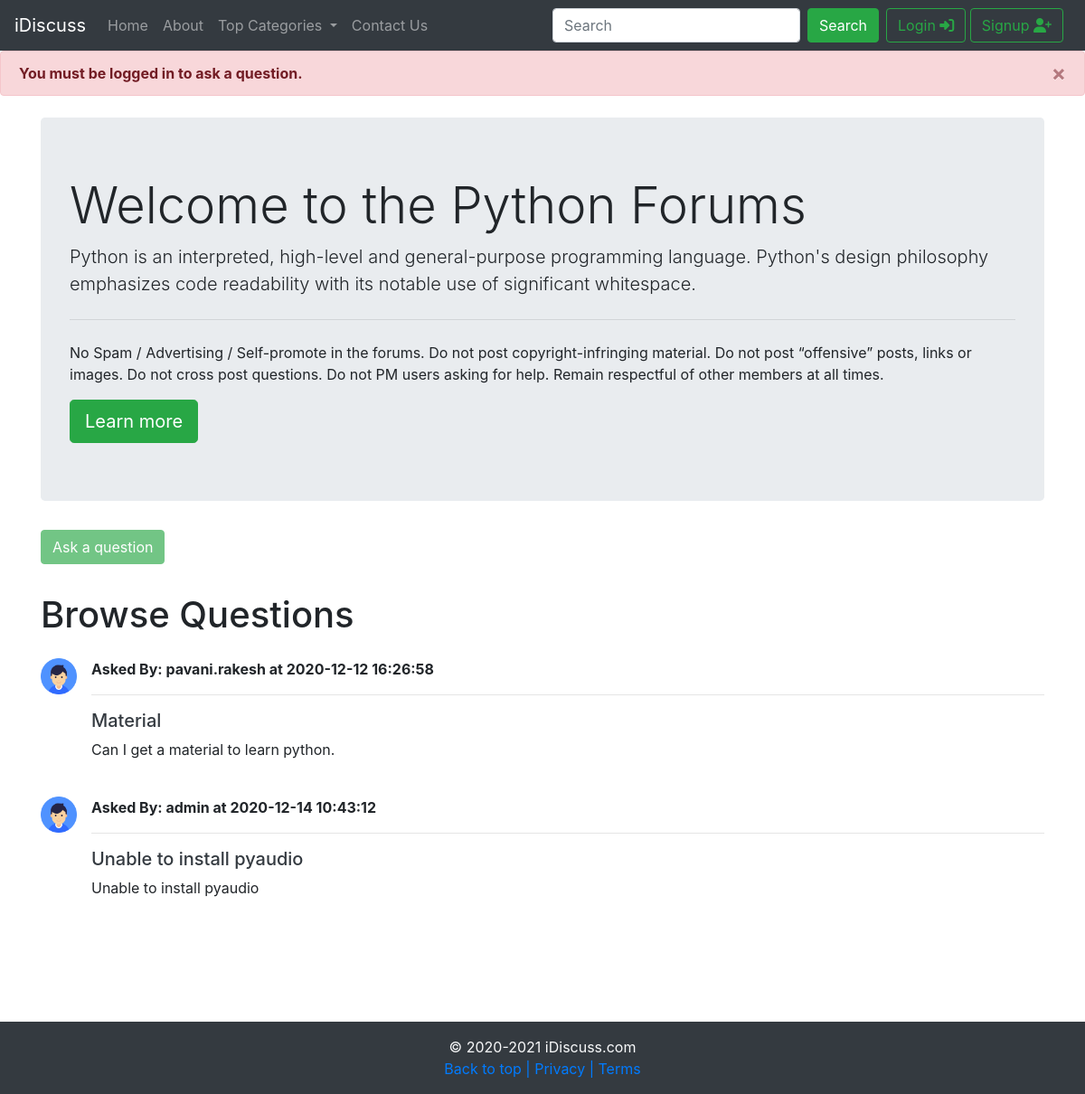
The app's page /threadlist.php?catid=1 with its own data.
### tables this page shows
CREATE TABLE `categories` (
  `category_id` int(8) NOT NULL,
  `category_name` varchar(255) NOT NULL,
  `category_description` varchar(255) NOT NULL,
  `created` datetime NOT NULL DEFAULT current_timestamp()
);

CREATE TABLE `threads` (
  `thread_id` int(11) NOT NULL,
  `thread_title` varchar(255) NOT NULL,
  `thread_desc` text NOT NULL,
  `thread_cat_id` int(11) NOT NULL,
  `thread_user_id` int(11) NOT NULL,
  `timestamp` datetime NOT NULL DEFAULT current_timestamp()
);

CREATE TABLE `users` (
  `sno` int(11) NOT NULL,
  `username` varchar(30) NOT NULL,
  `password` varchar(255) NOT NULL,
  `timestamp` datetime NOT NULL DEFAULT current_timestamp()
);

### threadlist.php (the view, shortened to what this page needs)
<!doctype html>
<html lang="en">
<head>
    <link rel="stylesheet" href="https://cdn.jsdelivr.net/npm/bootstrap@4.5.3/dist/css/bootstrap.min.css"
>
</head>
<body>
    <?php include "partials/_nav.php"; ?>
    <?php
    if(isset($_SESSION['loggedin']) && $_SESSION['loggedin'] == true){
    }
    else{
        echo '<div class="alert alert-danger alert-dismissible fade show" role="alert">
        <strong>You must be logged in to ask a question.</strong>
        <button type="button" class="close" data-dismiss="alert" aria-label="Close">
          <span aria-hidden="true">&times;</span>
        </button>
      </div>';
    }
    ?>
    <?php
      $id = $_GET['catid'];
      $sql = "SELECT * FROM `categories` WHERE category_id=$id";
      $result = mysqli_query($conn, $sql);
      while($row = mysqli_fetch_assoc($result)){
          $catname = $row['category_name'];
          $catdesc = $row['category_description'];
      }
    ?>
    <div class="container my-4">
        <div class="jumbotron">
            <h1 class="display-4">Welcome to the <?php echo $catname; ?> Forums</h1>
            <p class="lead"><?php echo $catdesc; ?></p>
            <hr class="my-4">
            <p>No Spam / Advertising / Self-promote in the forums. Do not post copyright-infringing material. Do not
                post “offensive” posts, links or images. Do not cross post questions. Do not PM users asking for help.
                Remain respectful of other members at all times.</p>
            <a class="btn btn-success btn-lg" href="https://opentuition.com/forums/forum-rules/" role="button"
                target="_blank">Learn
                more</a>
        </div>
    </div>
<?php
if(isset($_SESSION['loggedin']) && $_SESSION['loggedin'] == true){
    echo '<div class="container my-4">
        <button class="btn btn-success" type="button" data-toggle="collapse" data-target="#collapseExample"
            aria-expanded="false" aria-controls="collapseExample">
            Ask a Question
        </button>
        </p>
        <div class="collapse" id="collapseExample">
            <div class="card card-body">
                <form action=" '. $_SERVER["REQUEST_URI"] .'" method="POST">
                    <div class="form-group">
                        <label for="title">Problem Title</label>
                        <input type="text" class="form-control" id="title" name="title" aria-describedby="emailHelp">
                        <div class="form-group">
                            <label for="desc">Elaborate your Problem</label>
                            <textarea class="form-control" id="desc" name="desc" rows="3"></textarea>
                            <input type="hidden" name="sno" value="'. $_SESSION["sno"] .'">
                        </div>
                        <button type="submit" class="btn btn-success">Submit</button>
                </form>
            </div>
        </div>
    </div>';
}
else{
    echo '<div class="container my-4">
    <button type="button" class="btn btn-success" disabled>Ask a question</button>
    </div>
    ';
}
    ?>
    <div class="container">
        <h1 class="py-2">Browse Questions</h1>
        <?php
        $id = $_GET['catid'];
        $sql = "SELECT * FROM `threads` WHERE thread_cat_id=$id";
        $result = mysqli_query($conn, $sql);
        while($row = mysqli_fetch_assoc($result)){
            $id = $row['thread_id'];
            $title = $row['thread_title'];
            $desc = $row['thread_desc'];
            $thread_time = $row['timestamp'];
            $thread_user_id = $row['thread_user_id'];
            $sql2 = "SELECT username FROM `users` WHERE sno='$thread_user_id'";
            $result2 = mysqli_query($conn, $sql2);
            $row2 = mysqli_fetch_assoc($result2);
        echo '<div class="media my-3">
            <img src="img/user.png" class="mr-3" alt="..." height="40px">
            <div class="media-body">
            <p class="font-weight-bold my-0"> Asked By:  '. $row2['username'] .' at '. $thread_time .' </p>
            <hr>
                <h5 class="mt-0"><a class="text-dark" href="thread.php?threadid='. $id .'">'. $title .'</a></h5>
                '. $desc .' <br><br>
            </div>
        </div>';
    }
    ?>
    </div>
    <br>
    <br>
    <br>
    <br>
    <?php include "partials/_footer.php"; ?>
</body>
</html>

### records on screen
categories: category_name "Python", category_description "Python is an interpreted, high-level and general-purpose programming language. Python's design philosophy emphasizes code readability with its notable use of significant whitespace."
threads: users.username "pavani.rakesh", timestamp "2020-12-12 16:26:58", thread_title "Material", thread_desc "Can I get a material to learn python."
threads: users.username "admin", timestamp "2020-12-14 10:43:12", thread_title "Unable to install pyaudio", thread_desc "Unable to install pyaudio"
